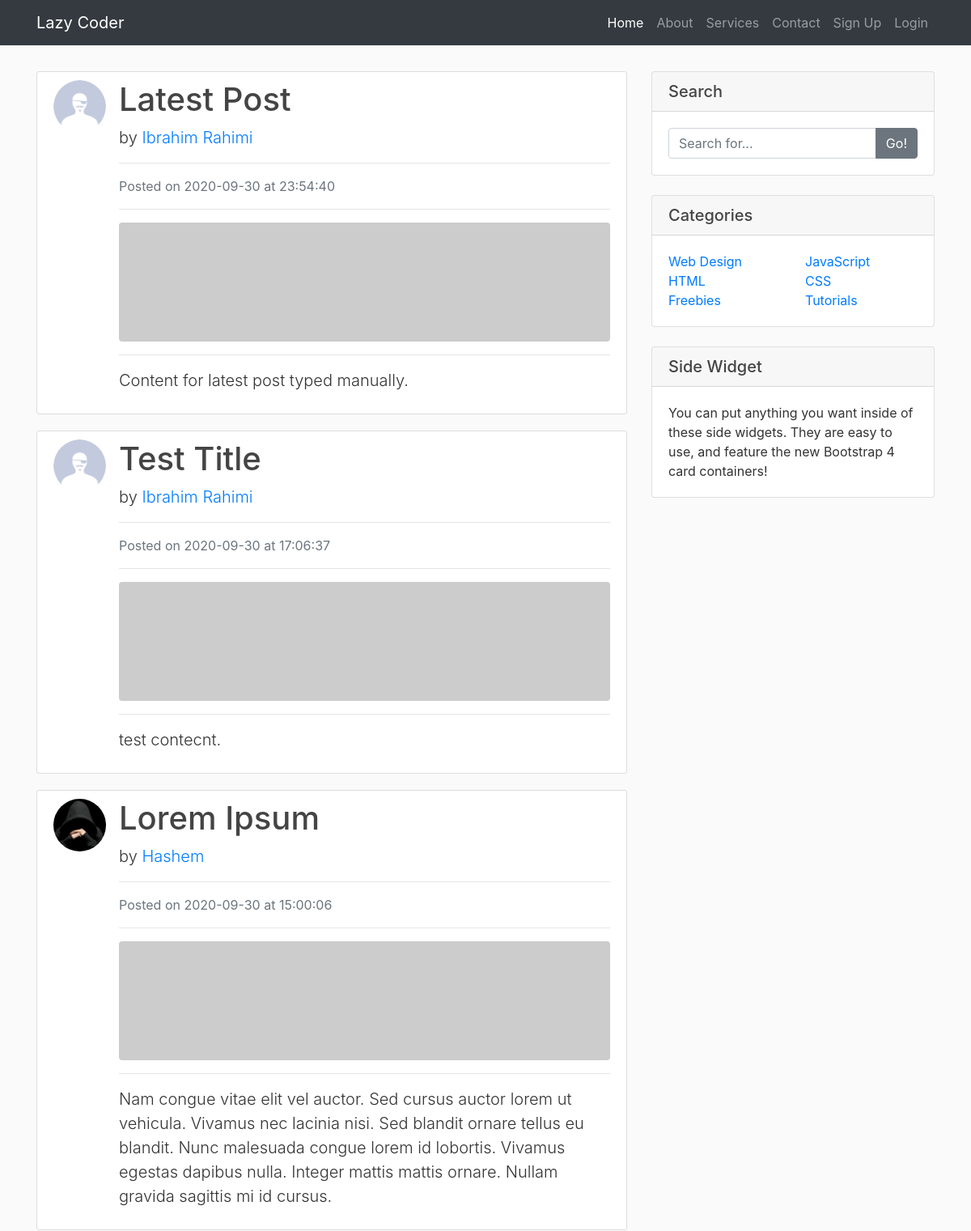
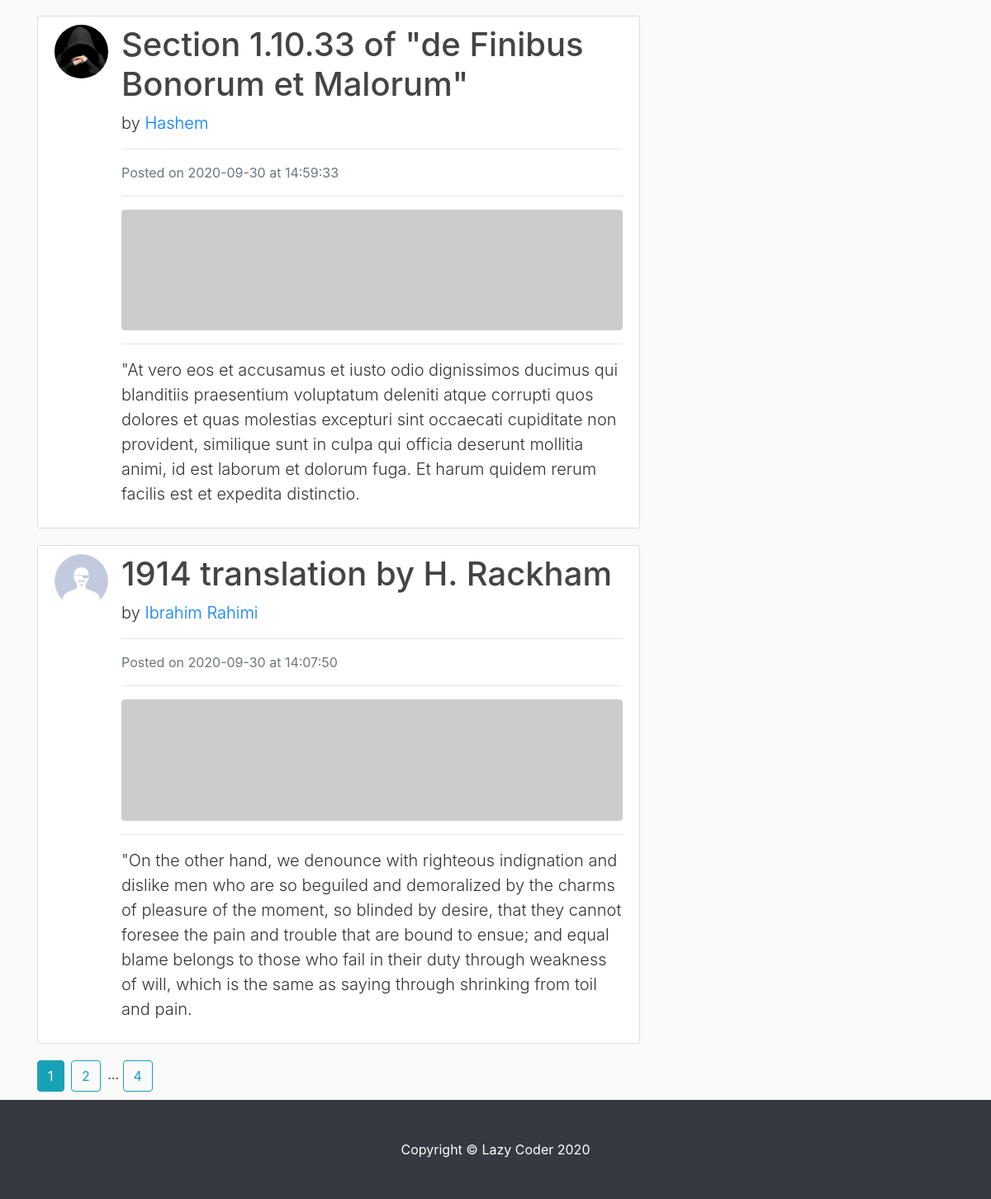
Page /home on the earlier database version (2 pictures, top to bottom).
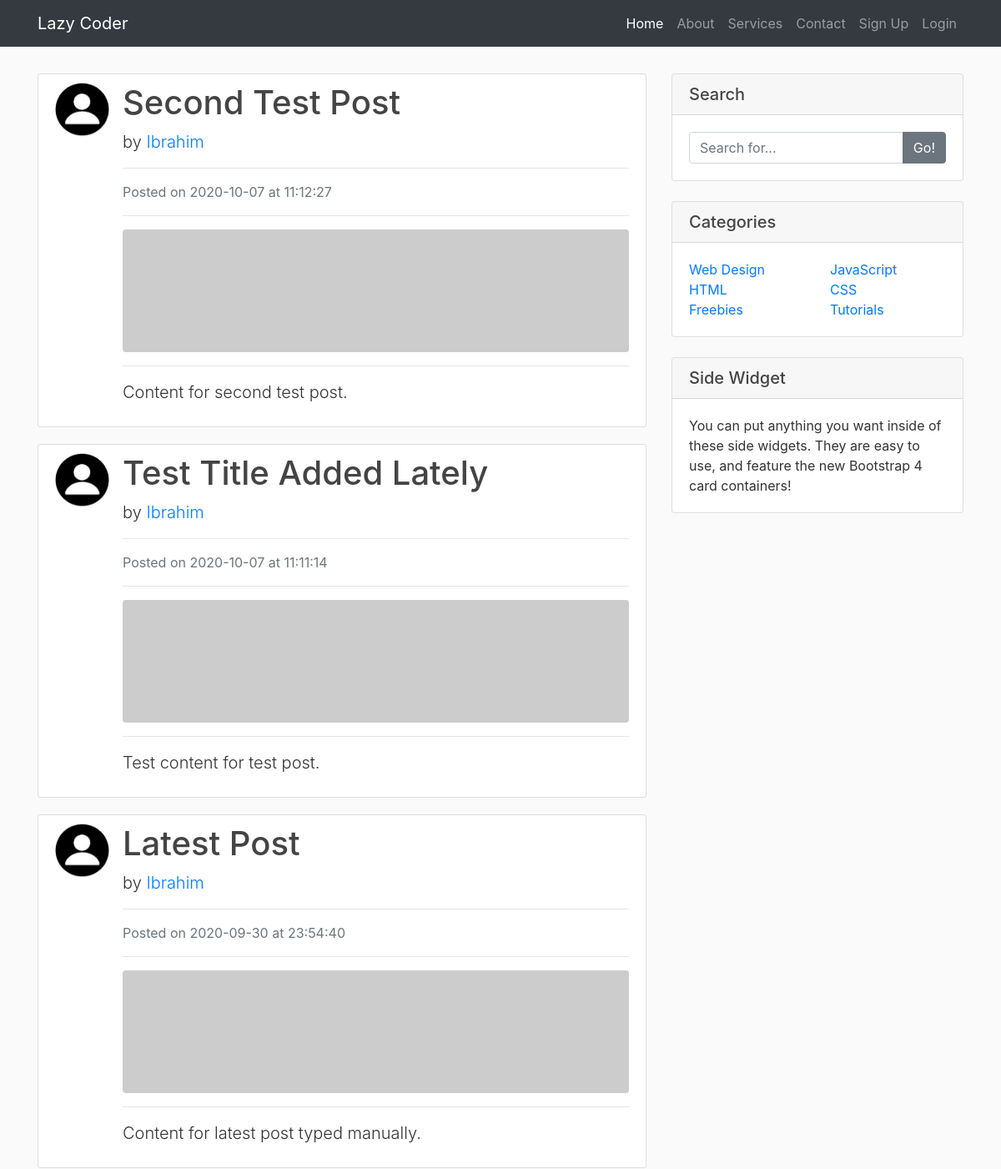
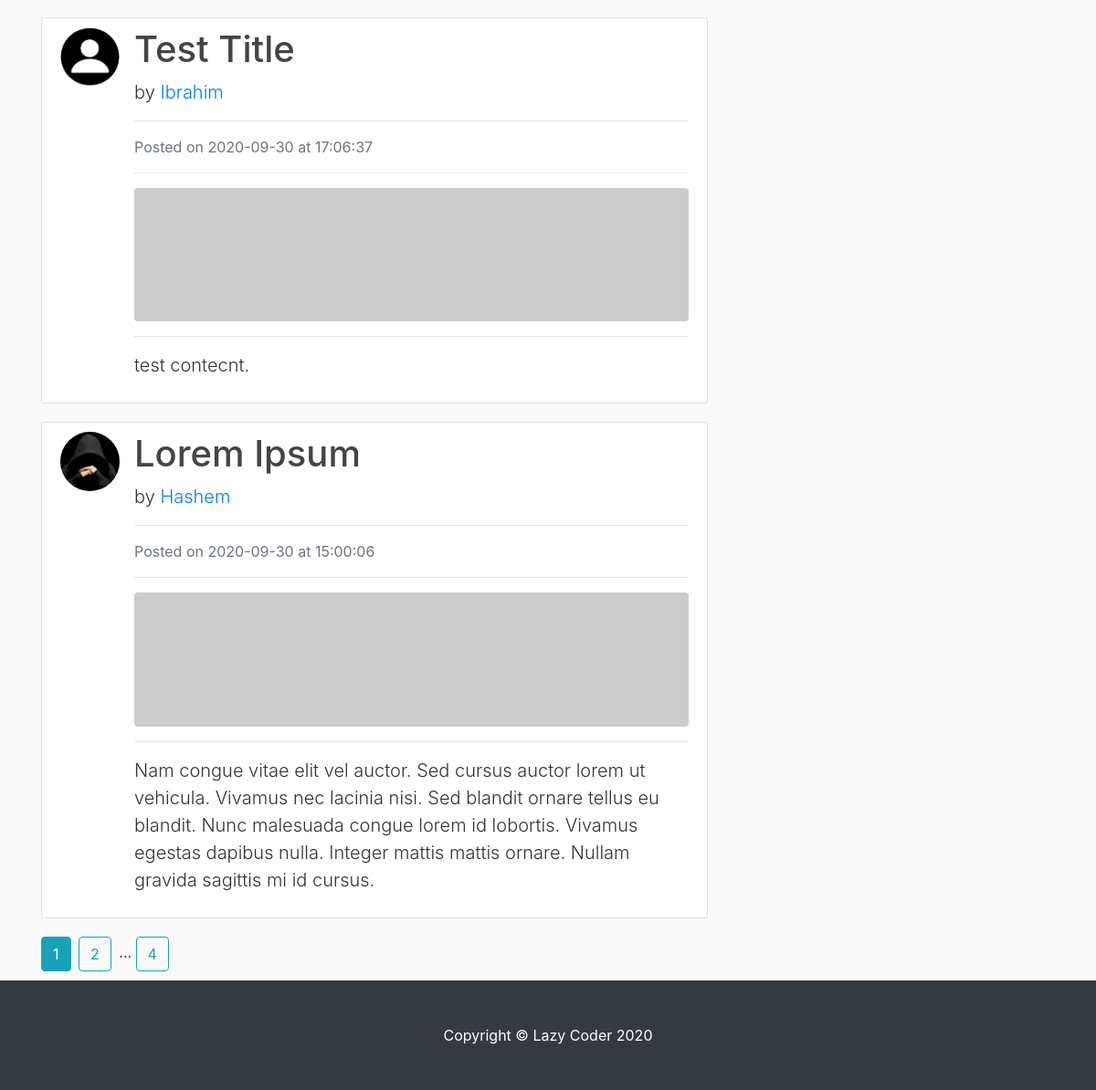
Same page on the later database version (2 pictures, top to bottom).
### blog/models.py (models this page shows, shortened)
class Post(db.Model):
    id = db.Column(db.Integer, primary_key=True)
    title = db.Column(db.String(100), nullable=True)
    date_posted = db.Column(db.DateTime, nullable=False, default=datetime.utcnow)
    content = db.Column(db.Text, nullable=False)
    user_id = db.Column(db.Integer, db.ForeignKey('user.id'), nullable=False)

class User(db.Model, UserMixin):
    id = db.Column(db.Integer, primary_key=True)
    username = db.Column(db.String(255), unique=True, nullable=False)
    email = db.Column(db.String(255), unique=True, nullable=False)
    image_file = db.Column(db.String(20), nullable=False, default='default.jpg')
    password = db.Column(db.String(60), nullable = False)
    posts = db.relationship('Post', backref='author', lazy=True)

### blog/main/routes.py (the view)
@main.route('/')
@main.route('/home')
def home():
    page = request.args.get('page', 1, type=int)
    posts = Post.query.order_by(Post.date_posted.desc()).paginate(page=page, per_page=5)
    return render_template('home.html', posts=posts)

### blog/templates/home.html
{% extends "layout.html" %}
{% block content %}
    {% for post in posts.items %}
        <div class="media content-section">
            <img class="rounded-circle article-img" src="{{ url_for('static', filename='profiles/' + post.author.image_file) }}" alt="">
            <div class="media-body">
                <h1>
                    <a href="{{ url_for('post.show_post', post_id=post.id) }}" class="article-title">
                        {{ post.title }}
                    </a>
                </h1>
                <p class="lead">
                    by <a href="{{ url_for('user.user_posts', username=post.author.username) }}">{{ post.author.username }}</a>
                </p>
                <hr>
                <p class="text-muted">Posted on {{ post.date_posted.strftime('%Y-%m-%d') }} at {{ post.date_posted.strftime('%H:%M:%S') }}</p>
                <hr>
                <img class="img-fluid rounded" src="http://placehold.it/620x150" alt="">
                <hr>
                <p class="lead">{{ post.content }}</p>
            </div>
        </div>
    {% endfor %}
    {% for page_num in posts.iter_pages(left_edge=1, right_edge=1, left_current=1, right_current=2) %}
        {% if page_num %}
            {% if posts.page == page_num %}
                <a href="{{ url_for('main.home', page=page_num) }}" class="btn btn-info mr-1">{{ page_num }}</a>
            {% else %}
                <a href="{{ url_for('main.home', page=page_num) }}" class="btn btn-outline-info mr-1">{{ page_num }}</a>
            {% endif %}
        {% else %}
            ...
        {% endif %}
    {% endfor %}
{% endblock content %}
{% block sidebar %}
    <div class="card my-2">
        <h5 class="card-header">Search</h5>
        <div class="card-body">
            <div class="input-group">
                <input type="text" class="form-control" placeholder="Search for...">
                <span class="input-group-append">
                <button class="btn btn-secondary" type="button">Go!</button>
                </span>
            </div>
        </div>
    </div>
    <div class="card my-4">
        <h5 class="card-header">Categories</h5>
        <div class="card-body">
            <div class="row">
                <div class="col-lg-6">
                    <ul class="list-unstyled mb-0">
                        <li>
                            <a href="#">Web Design</a>
                        </li>
                        <li>
                            <a href="#">HTML</a>
                        </li>
                        <li>
                            <a href="#">Freebies</a>
                        </li>
                    </ul>
                </div>
                <div class="col-lg-6">
                    <ul class="list-unstyled mb-0">
                        <li>
                            <a href="#">JavaScript</a>
                        </li>
                        <li>
                            <a href="#">CSS</a>
                        </li>
                        <li>
                            <a href="#">Tutorials</a>
                        </li>
                    </ul>
                </div>
            </div>
        </div>
    </div>
    <div class="card my-4">
        <h5 class="card-header">Side Widget</h5>
        <div class="card-body">
            You can put anything you want inside of these side widgets. They are easy to use, and feature the new Bootstrap 4 card containers!
        </div>
    </div>
{% endblock sidebar %}

### blog/templates/layout.html (shortened to what this page needs)
<!DOCTYPE html>
<html lang="en">
<head>
    <link rel="stylesheet" href="https://stackpath.bootstrapcdn.com/bootstrap/4.3.1/css/bootstrap.min.css">
    <link rel="stylesheet" type="text/css" href="{{ url_for('static', filename='main.css') }}">
</head>
<body>
    <nav class="navbar navbar-expand-lg navbar-dark bg-dark fixed-top">
        <div class="container">
            <a class="navbar-brand" href="{{ url_for('main.home') }}">Lazy Coder</a>
            <div class="collapse navbar-collapse" id="navbarResponsive">
                <ul class="navbar-nav ml-auto">
                    <li class="nav-item active">
                        <a class="nav-link" href="{{ url_for('main.home') }}">Home
                        </a>
                    </li>
                    <li class="nav-item">
                        <a class="nav-link" href="{{ url_for('main.about') }}">About</a>
                    </li>
                    <li class="nav-item">
                        <a class="nav-link" href="{{ url_for('main.service') }}">Services</a>
                    </li>
                    <li class="nav-item">
                        <a class="nav-link" href="{{ url_for('main.contact') }}">Contact</a>
                    </li>
                    {% if current_user.is_authenticated %}
                        <li class="nav-item">
                            <a class="nav-link" href="{{ url_for('post.create_post') }}">Add Post</a>
                        </li>
                        <li class="nav-item"><li class="nav-item">
                            <a class="nav-link" href="{{ url_for('user.account') }}">Account</a>
                        </li>
                            <a class="nav-link" href="{{ url_for('user.logout') }}">Logout</a>
                        </li>
                    {% else %}
                        <li class="nav-item">
                            <a class="nav-link" href="{{ url_for('user.signup') }}">Sign Up</a>
                        </li>
                        <li class="nav-item">
                            <a class="nav-link" href="{{ url_for('user.login') }}">Login</a>
                        </li>
                    {% endif %}
                </ul>
            </div>
        </div>
    </nav>
    <div class="container">
        <div class="row">
            <div class="col-lg-8 mt-2" style="margin-bottom: 130px;">
                {% block content %} {% endblock content %}
            </div>
            <div class="col-md-4">
                {% block sidebar %} {% endblock sidebar %}
            </div>
        </div>
    </div>
    <footer class="py-5 bg-dark">
        <div class="container">
            <p class="m-0 text-center text-white">Copyright &copy; Lazy Coder 2020</p>
        </div>
    </footer>
</body>
</html>

### blog/static/main.css (style rules this page uses)
body { background: #fafafa; color: #333333; margin-top: 5rem; }
h1, h2, h3, h4, h5, h6 { color: #444444; }
.content-section { background: #ffffff; padding: 10px 20px; border: 1px solid #dddddd; border-radius: 3px; margin-bottom: 20px; }
.article-title { color: #444444; }
.article-img { height: 65px; width: 65px; margin-right: 16px; }
footer { position: fixed; left: 0; bottom: 0; width: 100%; }

Differences in the rows shown:
no longer on this page (row unchanged): Post: image_file (placeholder picture), title "Section 1.10.33 of \"de Finibus Bonorum et Malorum\"", author.username "Hashem", date_posted "2020-09-30", date_posted "14:59:33", content "\"At vero eos et accusamus et iusto odio dignissimos ducimus qui blanditiis praesentium voluptatum deleniti atque corrupti quos dolores et quas molestias excepturi sint occaecati cupiditate non provident, similique sunt in culpa qui officia deserunt mollitia animi, id est laborum et dolorum fuga. Et harum quidem rerum facilis est et expedita distinctio."
no longer on this page (row unchanged): Post: image_file (picture), title "1914 translation by H. Rackham", author.username "Ibrahim Rahimi", date_posted "2020-09-30", date_posted "14:07:50", content "\"On the other hand, we denounce with righteous indignation and dislike men who are so beguiled and demoralized by the charms of pleasure of the moment, so blinded by desire, that they cannot foresee the pain and trouble that are bound to ensue; and equal blame belongs to those who fail in their duty through weakness of will, which is the same as saying through shrinking from toil and pain."
added Post: image_file (picture), title "Second Test Post", author.username "Ibrahim", date_posted "2020-10-07", date_posted "11:12:27", content "Content for second test post."
added Post: image_file (picture), title "Test Title Added Lately", author.username "Ibrahim", date_posted "2020-10-07", date_posted "11:11:14", content "Test content for test post."
changed through a linked row, Post "Latest Post": image_file: a different picture; author.username "Ibrahim Rahimi" → "Ibrahim"
changed through a linked row, Post "Test Title": image_file: a different picture; author.username "Ibrahim Rahimi" → "Ibrahim"
